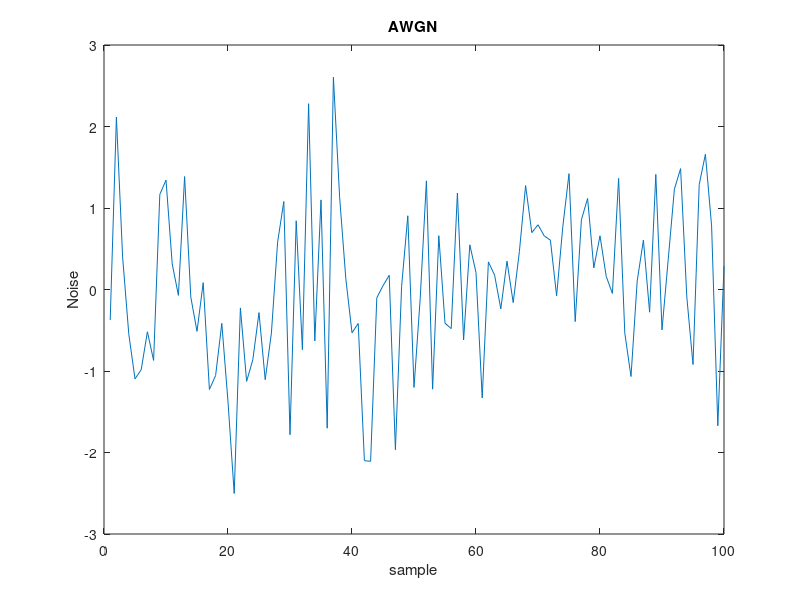
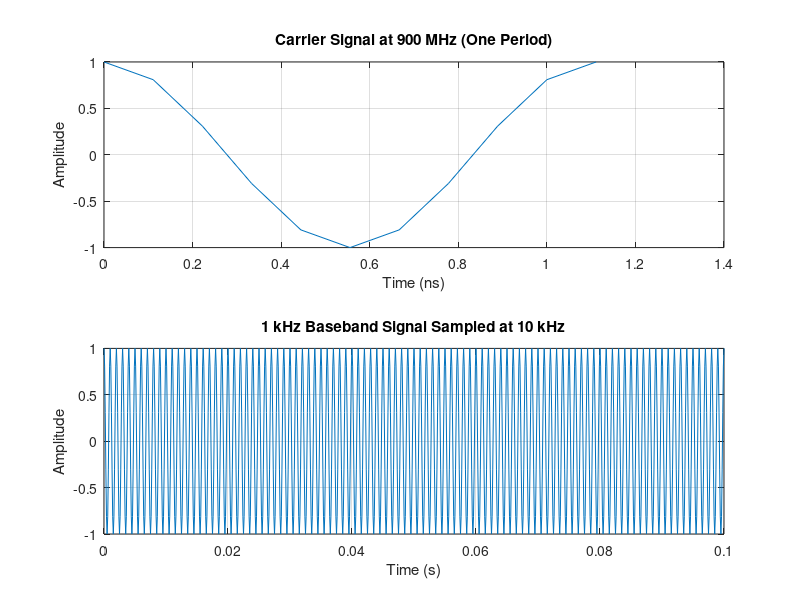

Source code (MATLAB) for these figures, in order:

%---------------------- EXERCISE 1 ------------------------------%
% Generate 100 samples of Gaussian noise and store them in a 10x10 matrix.
% Then, reshape the matrix into a 1D vector and plot it using:
% x-label: "sample", y-label: "Noise", title: "AWGN"

% Step 1: Create a 10x10 matrix with normally distributed (Gaussian) noise
noiseMatrix = randn(10, 10);  % Each value ~ N(0,1)

% Step 2: Convert the matrix into a 1D column vector (100x1)
noiseVector = noiseMatrix(:);
% This operation stacks all matrix elements column-wise into a single vector.

% ⚠️ Important:
% Do not use noiseMatrix(100,1) — it will cause an error.
% The matrix has only 10 rows and 10 columns.

% Step 3: Plot the noise vector
plot(noiseVector);

% Step 4: Add axis labels and title
xlabel('sample');
ylabel('Noise');
title('AWGN');






%---------------------- EXERCISE 2 ------------------------------%

% This code covers both parts of the exercise:
%
% 1. Visualization of one period of a 900 MHz carrier signal.
% 2. Visualization of the same signal with added AWGN (Additive White Gaussian Noise).


% -------------------- Parameters -------------------- %
fc = 900e6;            % Carrier frequency: 900 MHz
T = 1 / fc;            % Period of the carrier signal
fs = 10 * fc;          % Sampling frequency (10x carrier for resolution)
t = 0 : 1/fs : T;      % Time vector for one period

% -------------------- Carrier Signal -------------------- %
carrier = cos(2 * pi * fc * t);

% -------------------- AWGN Noise -------------------- %
noise =  randn(size(t));   % Gaussian noise (mean=0, std=0.2)

% Signal + noise
noisy_signal = carrier + noise;

% -------------------- Plotting -------------------- %
figure;

subplot(2,1,1);
plot(t * 1e9, carrier);
xlabel('Time (ns)');
ylabel('Amplitude');
title('Carrier Signal at 900 MHz (One Period)');
grid on;

subplot(2,1,2);
plot(t * 1e9, noisy_signal);
xlabel('Time (ns)');
ylabel('Amplitude');
title('Carrier Signal with AWGN');
grid on;


%---------------------- EXERCISE 3 ------------------------------%
#A baseband signal with frequency 1 kHz is sampled at 10 times its frequency, i.e., at 10 kHz.
# Create the time array from 0 to 100 milliseconds.

% Signal parameters
f = 1e3;           % Signal frequency: 1 kHz (baseband)
fs = 10 * f;       % Sampling frequency: 10 kHz (10 times the signal frequency)
T = 0.1;           % Duration: 100 ms = 0.1 seconds

Ts = 1 / fs;       % Sampling period
t = 0 : Ts : T;    % Time vector from 0 to 0.1 s with step size Ts

% Display the number of samples
disp(['Length of time vector: ', num2str(length(t))]);

% Generate and plot the baseband signal
plot(t, cos(2 * pi * f * t));
xlabel('Time (s)');
ylabel('Amplitude');
title('1 kHz Baseband Signal Sampled at 10 kHz');
grid on;

